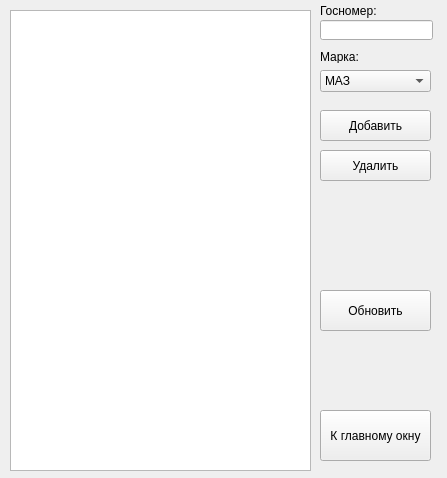
<?xml version="1.0" encoding="UTF-8"?>
<ui version="4.0">
 <class>BusWindow</class>
 <widget class="QWidget" name="BusWindow">
  <property name="geometry">
   <rect>
    <x>0</x>
    <y>0</y>
    <width>447</width>
    <height>478</height>
   </rect>
  </property>
  <property name="windowTitle">
   <string>Автобусы</string>
  </property>
  <widget class="QPushButton" name="pushButton">
   <property name="geometry">
    <rect>
     <x>320</x>
     <y>410</y>
     <width>111</width>
     <height>51</height>
    </rect>
   </property>
   <property name="text">
    <string>К главному окну</string>
   </property>
  </widget>
  <widget class="QTextBrowser" name="textBrowser">
   <property name="geometry">
    <rect>
     <x>10</x>
     <y>10</y>
     <width>301</width>
     <height>461</height>
    </rect>
   </property>
  </widget>
  <widget class="QLineEdit" name="lineEditGos">
   <property name="geometry">
    <rect>
     <x>320</x>
     <y>20</y>
     <width>113</width>
     <height>20</height>
    </rect>
   </property>
   <property name="text">
    <string/>
   </property>
  </widget>
  <widget class="QLabel" name="label">
   <property name="geometry">
    <rect>
     <x>320</x>
     <y>0</y>
     <width>61</width>
     <height>21</height>
    </rect>
   </property>
   <property name="text">
    <string>Госномер:</string>
   </property>
  </widget>
  <widget class="QLabel" name="label_2">
   <property name="geometry">
    <rect>
     <x>320</x>
     <y>50</y>
     <width>47</width>
     <height>13</height>
    </rect>
   </property>
   <property name="text">
    <string>Марка:</string>
   </property>
  </widget>
  <widget class="QComboBox" name="comboBox">
   <property name="geometry">
    <rect>
     <x>320</x>
     <y>70</y>
     <width>111</width>
     <height>22</height>
    </rect>
   </property>
   <item>
    <property name="text">
     <string>МАЗ</string>
    </property>
   </item>
   <item>
    <property name="text">
     <string>ЛИАЗ</string>
    </property>
   </item>
  </widget>
  <widget class="QPushButton" name="pushButton_2">
   <property name="geometry">
    <rect>
     <x>320</x>
     <y>110</y>
     <width>111</width>
     <height>31</height>
    </rect>
   </property>
   <property name="text">
    <string>Добавить</string>
   </property>
  </widget>
  <widget class="QPushButton" name="pushButton_3">
   <property name="geometry">
    <rect>
     <x>320</x>
     <y>150</y>
     <width>111</width>
     <height>31</height>
    </rect>
   </property>
   <property name="text">
    <string>Удалить</string>
   </property>
  </widget>
  <widget class="QPushButton" name="pushButton_4">
   <property name="geometry">
    <rect>
     <x>320</x>
     <y>290</y>
     <width>111</width>
     <height>41</height>
    </rect>
   </property>
   <property name="text">
    <string>Обновить</string>
   </property>
  </widget>
 </widget>
 <resources/>
 <connections/>
</ui>
